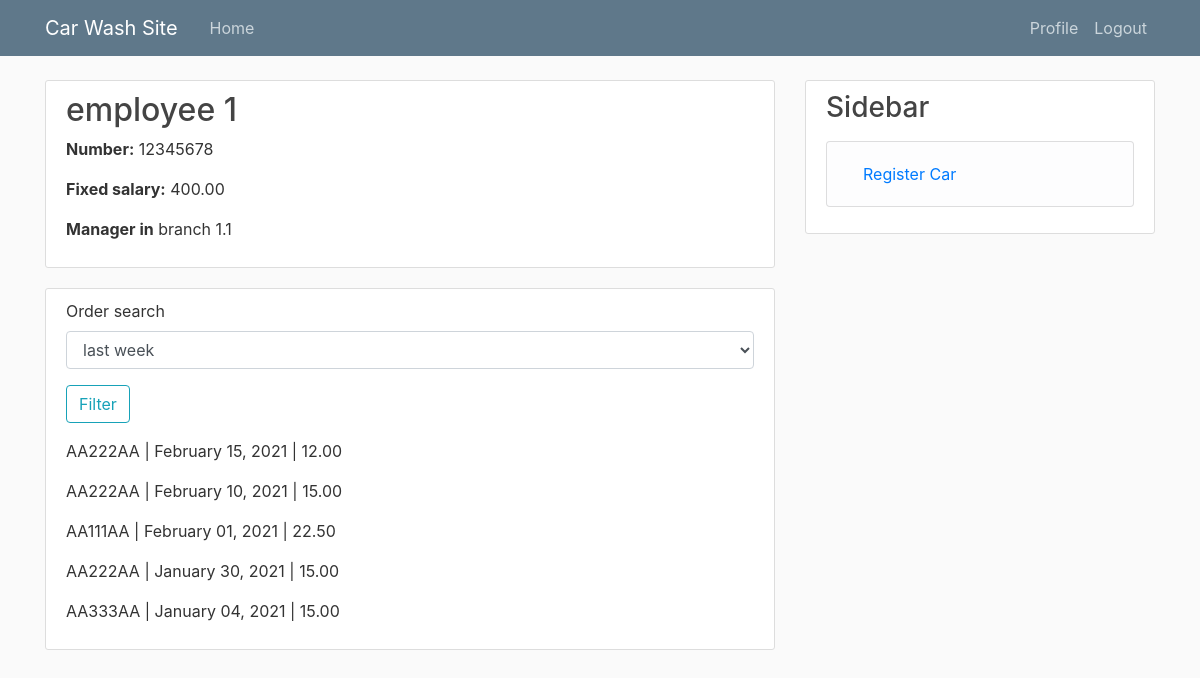
The app's page /employee/detail/ (signed in), older data.
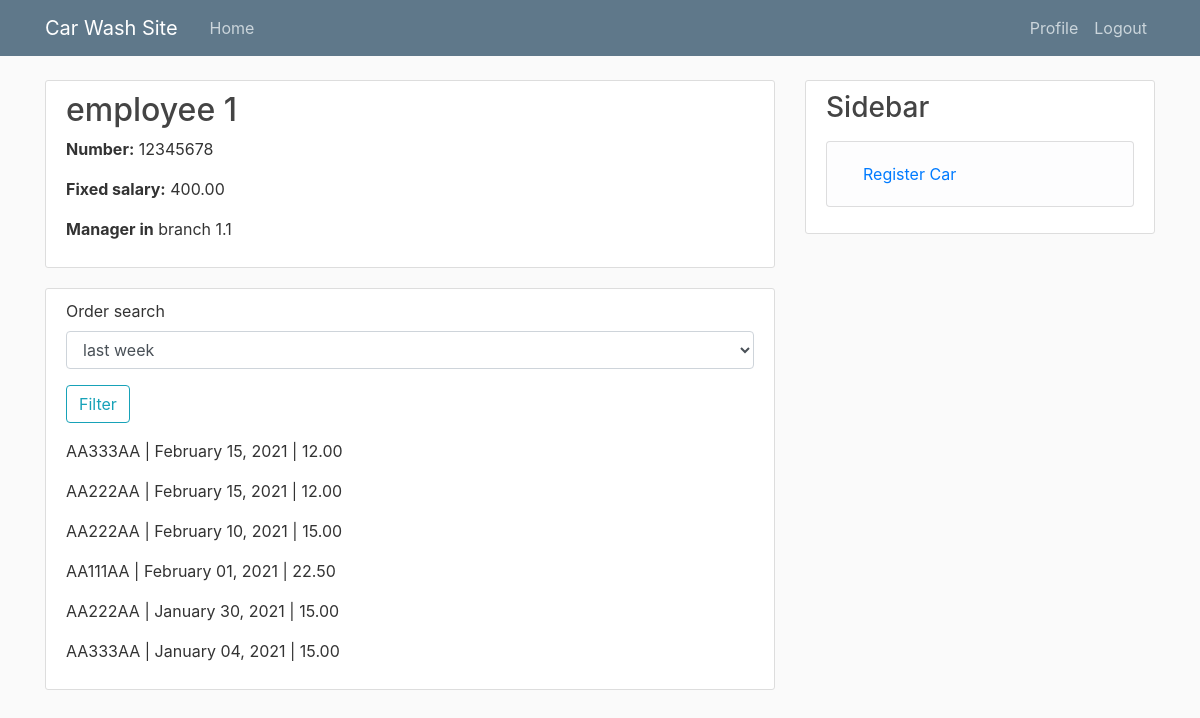
The same page, newer data.
### car_wash_app/models.py (models this page shows, shortened)
class Order(models.Model):
    car = models.ForeignKey(
        to='Car', related_name='orders',
        on_delete=models.PROTECT,
    )
    branch = models.ForeignKey(Branch, on_delete=models.CASCADE, verbose_name=_("Branch"))
    employee = models.ForeignKey(
        to='EmployeeProfile', on_delete=models.SET_NULL,
        null=True, related_name='orders',
    )
    employee_order_percentage = models.IntegerField(_("Employee percetage from order price"), default=10)
    coupon = models.ForeignKey(
        to='Coupon', related_name='orders',
        on_delete=models.SET_NULL,
        null=True, blank=True,
    )
    wash_type = models.ForeignKey(
        to='WashType', related_name='orders',
        on_delete=models.PROTECT,
    )
    note = models.TextField(null=True, blank=True, verbose_name=_("Note"))
    price = models.DecimalField(max_digits=4, decimal_places=2, verbose_name=_("Price"))
    created_date = models.DateTimeField(auto_now_add=True, verbose_name=_("Created date"))
    start_date = models.DateTimeField(verbose_name=_('Scheduled time'))
    end_date = models.DateTimeField(verbose_name=_('End time'), null=True, blank=True)
    class Meta:
        verbose_name = _('Order')
        verbose_name_plural = _('Orders')
        unique_together = ['employee', 'start_date']

class Car(models.Model):
    car_type = models.ForeignKey(
        to='CarType',
        on_delete=models.SET_NULL,
        null=True, related_name='cars'
    )
    licence_plate = models.CharField(max_length=20, verbose_name=_("License plate"))
    class Meta:
        verbose_name = _('Car')
        verbose_name_plural = _('Cars')

### car_wash_app/views.py (the view)
# urls.py: path('employee/detail/', user_views.employee_profile, name="employee-detail"),
@login_required
def employee_profile(request: WSGIRequest) -> HttpResponse:
    employee = request.user.employeeprofile
    order_search_form = OrderSearchForm()
    orders = employee.orders.order_by("-start_date")
    earned_money_q = ExpressionWrapper(
        F('price') * F('employee__order_percentage') / Decimal('100.0'),
        output_field=DecimalField())
    def employeeinfo(x):
        employee_info = employee.orders.filter(end_date__lte=timezone.now()) \
            .annotate(earned_per_order=earned_money_q) \
            .aggregate(
            earned_money=Sum(
                'earned_per_order',
                filter=Q(start_date__gte=(timezone.now() - x))
            ),
            washed_amount=Count(
                'id',
                filter=Q(start_date__gte=(timezone.now() - x))
            ))
        return employee_info
    employee_info = {}
    if request.method == "GET":
        order_search_form = OrderSearchForm(request.GET)
        if order_search_form.is_valid():
            data = order_search_form.cleaned_data["order_search"]
            if data == "1":
                orders = employee.orders.filter(start_date__gte=(timezone.now()\
                - datetime.timedelta(weeks=1))).order_by("-start_date")
                employee_info = employeeinfo(datetime.timedelta(days=7))
            elif data == "2":
                orders = employee.orders.filter(start_date__gte=(timezone.now()\
                 - datetime.timedelta(days=30))).order_by("-start_date")
                employee_info = employeeinfo(datetime.timedelta(days=30))
            elif data == "3":
                orders = employee.orders.filter(start_date__gte=(timezone.now()\
                 - datetime.timedelta(days=365))).order_by("-start_date")
                employee_info = employeeinfo(datetime.timedelta(days=365))
    return render(request, 'car_wash_app/employee_detail.html', context={
        "employee": employee,
        "order_search_form": order_search_form,
        "orders": orders,
        **employee_info
    })

### car_wash_app/forms.py
class OrderSearchForm(forms.Form):
    CHOICE = (("1", "last week"), ("2", "last month"), ("3", "last year"))
    order_search = forms.ChoiceField(choices=CHOICE, required=False)

### car_wash_app/models.py (called while the page is built)
    def __str__(self):
        return self.title

### car_wash_app/templates/car_wash_app/employee_detail.html (shortened to what this page needs)
{% extends "car_wash_app/base.html" %}
{% load crispy_forms_tags %}
{% block content %}
<div class = "content-section">
  <h2>{{employee.full_name}}</h2>
  <p><strong> Number:</strong> {{employee.mobile_number}}</p>
  <p><strong>Fixed salary:</strong> {{employee.salary}}</p>
  {% if employee.manager %}
    <p><strong>Manager in</strong> {{employee.branch}}</p>
  {% else %}
    <p><strong>Employee in {{employee.branch}}</strong></p>
  {% endif %}
</div>
<div class = "content-section">
    <div>
    <form method = "GET" action=".">
      {{order_search_form|crispy}}
      <div class = "form-group">
          <button class = "btn btn-outline-info" type = "submit">Filter</button>
      </div>
    </form>
    </div>
    {% for order in orders %}
      <p>{{order.car.licence_plate}} | {{order.start_date|date:"F d, Y"}} | {{order.price}}</p>
    {% endfor %}
</div>
{% endblock content%}

Row changes from the older to the newer data that the page shows:
added Order: car.licence_plate "AA333AA", start_date "February 15, 2021", price "12.00"
